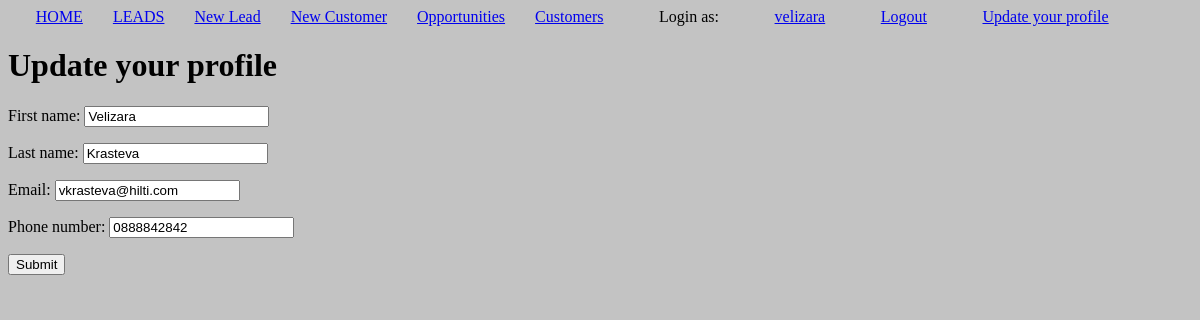
/agents/profile_update/ (signed in), run on an earlier commit of the app's database.
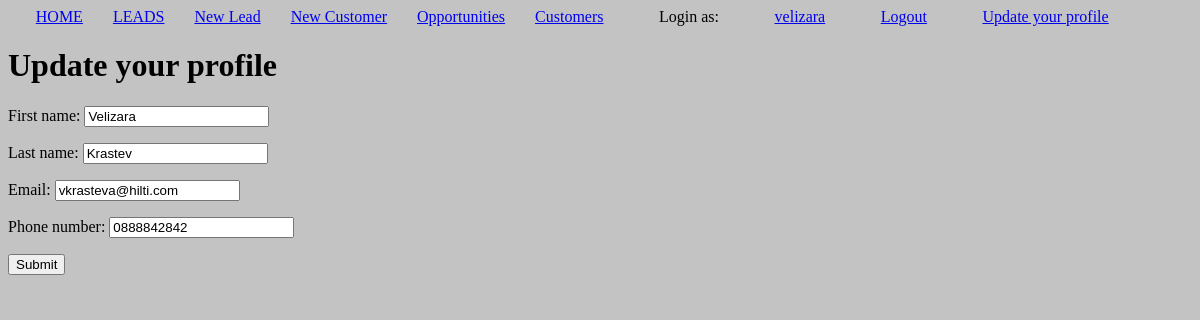
And on a later commit of the database.
### agents/models.py (models this page shows, shortened)
class Salesman(models.Model):
    user = models.OneToOneField(Agent, on_delete=models.CASCADE)
    manager = models.ForeignKey(Manager, on_delete=models.SET_NULL, null=True)
    first_name = models.CharField(max_length=30, null=True, blank=True)
    last_name = models.CharField(max_length=30, null=True, blank=True)
    email = models.EmailField(null=True, blank=True)
    phone_number = models.CharField(max_length=10, null=True, blank=True)

### agents/views.py (the view, shortened to what this page needs)
# urls.py: path('profile_update/', views.profile_update, name='profile-update'),
def profile_update(request):
    current_user = request.user
    if current_user.is_general_manager:
        form = forms.GeneralManagerForm(instance=current_user.generalmanager)
    elif current_user.is_manager:
        form = forms.ManagerForm(instance=current_user.manager)
    else:
        form = forms.SalesmanForm(instance=current_user.salesman)
    context={
        'form': form,
    }
    return render(request, 'profile_update.html', context)

### agents/forms.py
class SalesmanForm(forms.ModelForm):
    class Meta:
        model = models.Salesman
        fields = [
            'first_name',
            'last_name',
            'email',
            'phone_number',
        ]

### agents/templates/profile_update.html (shortened to what this page needs)
{% include 'base.html' %}
{% block content %}
    <h1>Update your profile</h1>
    <form method="post">
        {{ form.as_p }}
        <button type='submit'>
            Submit
        </button>
    </form>
{% endblock content %}

What changed in the data, as far as the page shows it:
changed Salesman "Velizara": last_name "Krasteva" → "Krastev"
